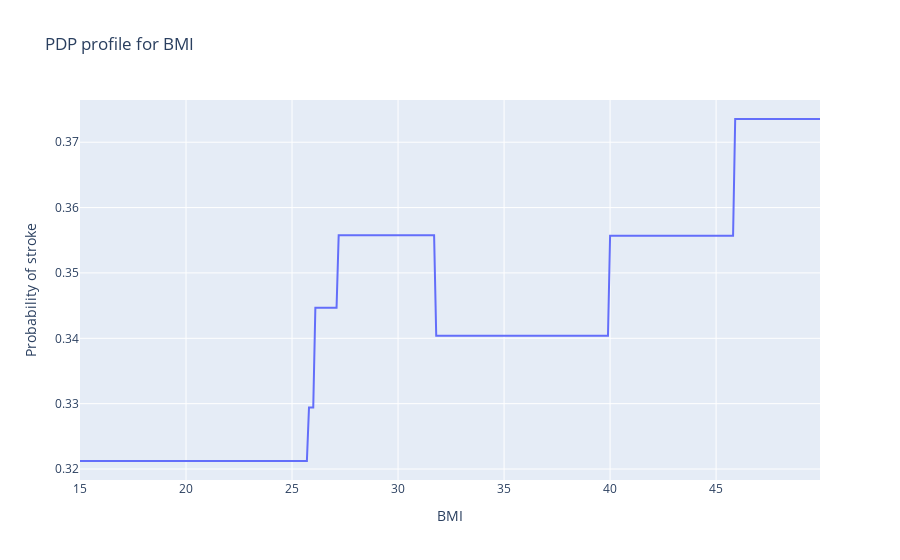

Here is the notebook cell this chart was saved with:
### Code cell
values = np.arange(15.0, 50.0, 0.1)
probs = partial_dependency_profile(xgb_model, test_X, "bmi", values)

fig = go.Figure()
fig.add_trace(go.Scatter(x=values, y=probs, mode="lines"))
fig.update_layout(title=f"PDP profile for BMI")
fig.update_xaxes(title="BMI")
fig.update_yaxes(title="Probability of stroke")

### Figure 1 — Plotly figure (JSON) as saved in the notebook; plotly's stock layout.template omitted (floating-point values rounded to 4 significant figures; data arrays with more than 128 entries replaced by an {"elided": "..."} marker saying what was removed)
{"data": [{"mode": "lines", "type": "scatter", "x": {"elided": "350 float values"}, "y": {"elided": "350 float values"}}], "layout": {"title": {"text": "PDP profile for BMI"}, "xaxis": {"title": {"text": "BMI"}}, "yaxis": {"title": {"text": "Probability of stroke"}}}}
